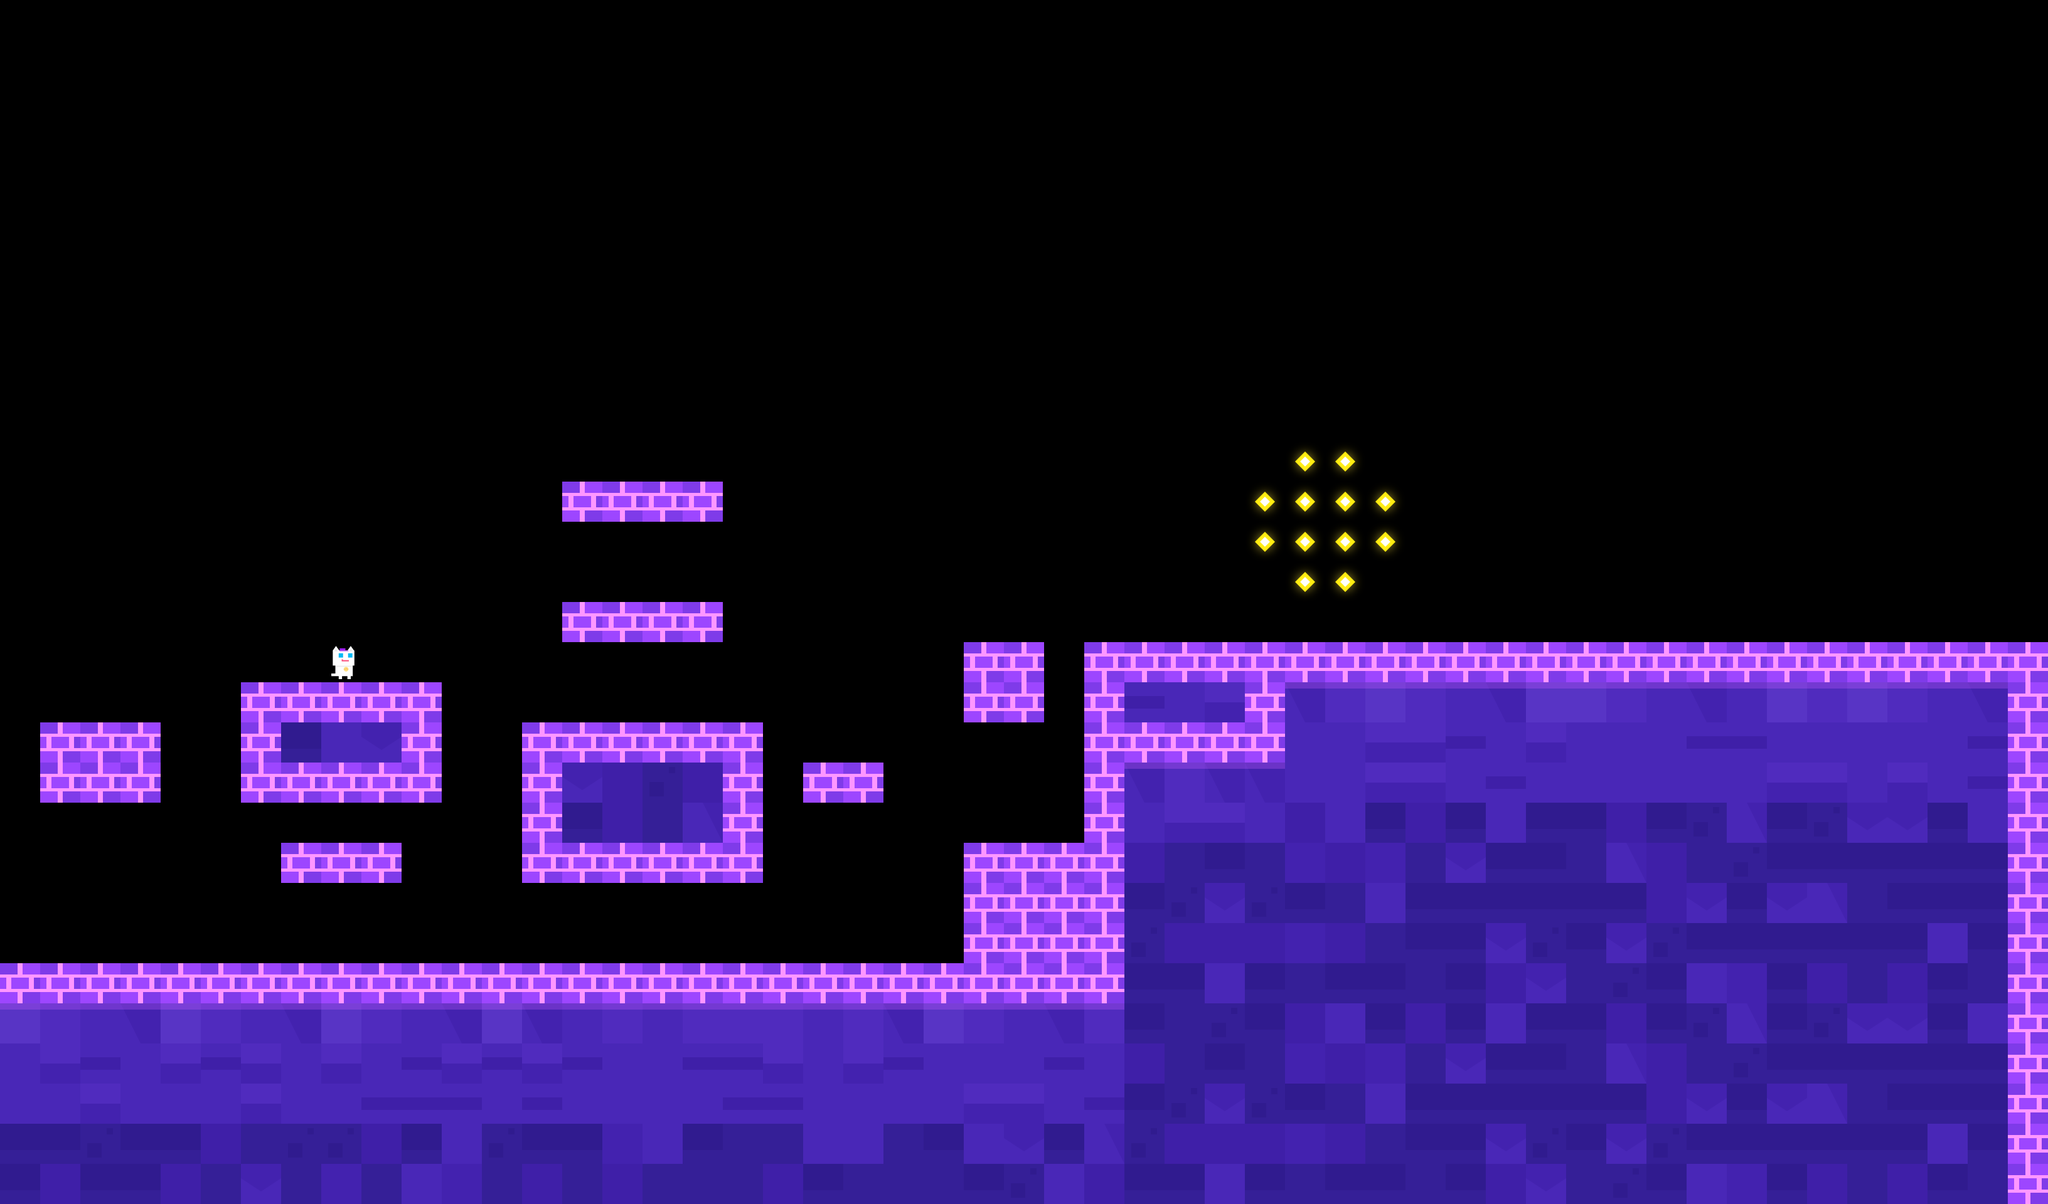

Below is a game level as drawn by its tile map, then a one-line description and the .tmx that defines it (tile-layer data replaced by summaries):
An orthogonal 51x30 tile map with 64x64 px tiles, 2 tile layers (main, dangerous) and 26 objects (2x Event, player, npc, ShowCoins, Applause).

<map version="1.0" orientation="orthogonal" renderorder="right-down" width="51" height="30" tilewidth="64" tileheight="64" nextobjectid="3511">
 <properties>
  <property name="bg" value="lyBG7_1" />
 </properties>
 <tileset firstgid="1" name="forest" tilewidth="70" tileheight="70">
  <tileoffset x="-3" y="3" />
  <image source="forest_intro.png" width="700" height="980" />
  <tile id="0">
   <properties>
    <property name="maxX" value="87" />
    <property name="maxY" value="63" />
    <property name="x" value="77" />
    <property name="y" value="61" />
   </properties>
  </tile>
 </tileset>
 <layer name="main" width="51" height="30">
  <data>[1530 cells, 597 non-empty, 21 distinct tile ids]</data>
 </layer>
 <objectgroup name="objConfig">
  <object id="3468" type="player" gid="120" x="640" y="1536" />
  <object id="3508" name="Flash" type="npc" gid="102" x="512" y="1088" />
 </objectgroup>
 <objectgroup name="triggerConfig">
  <object id="3482" name="Story1" type="Event" gid="101" x="1280" y="1216" />
  <object id="3483" name="Story1" type="Event" gid="101" x="1344" y="1216" />
  <object id="3507" name="coinList1" type="ShowCoins" gid="105" x="1024" y="1280" />
  <object id="3510" name="12,0,0,0" type="Applause" gid="105" x="2048" y="832" />
 </objectgroup>
 <layer name="dangerous" width="51" height="30">
  <data>[1530 cells, 0 non-empty, 0 distinct tile ids]</data>
 </layer>
 <objectgroup name="coinList1">
  <object id="3486" gid="81" x="1088" y="960" />
  <object id="3487" gid="81" x="1088" y="896" />
  <object id="3488" gid="81" x="1024" y="960" />
  <object id="3489" gid="81" x="1024" y="896" />
  <object id="3490" gid="81" x="960" y="960" />
  <object id="3491" gid="81" x="960" y="896" />
  <object id="3492" gid="81" x="896" y="960" />
  <object id="3493" gid="81" x="896" y="896" />
  <object id="3494" gid="81" x="1536" y="960" />
  <object id="3495" gid="81" x="1600" y="960" />
  <object id="3496" gid="81" x="1536" y="896" />
  <object id="3497" gid="81" x="1600" y="896" />
  <object id="3498" gid="81" x="1536" y="832" />
  <object id="3499" gid="81" x="1600" y="832" />
  <object id="3500" gid="81" x="192" y="1088" />
  <object id="3501" gid="81" x="128" y="1088" />
  <object id="3502" gid="81" x="64" y="1088" />
  <object id="3503" gid="81" x="192" y="1024" />
  <object id="3504" gid="81" x="128" y="1024" />
  <object id="3505" gid="81" x="64" y="1024" />
 </objectgroup>
</map>
